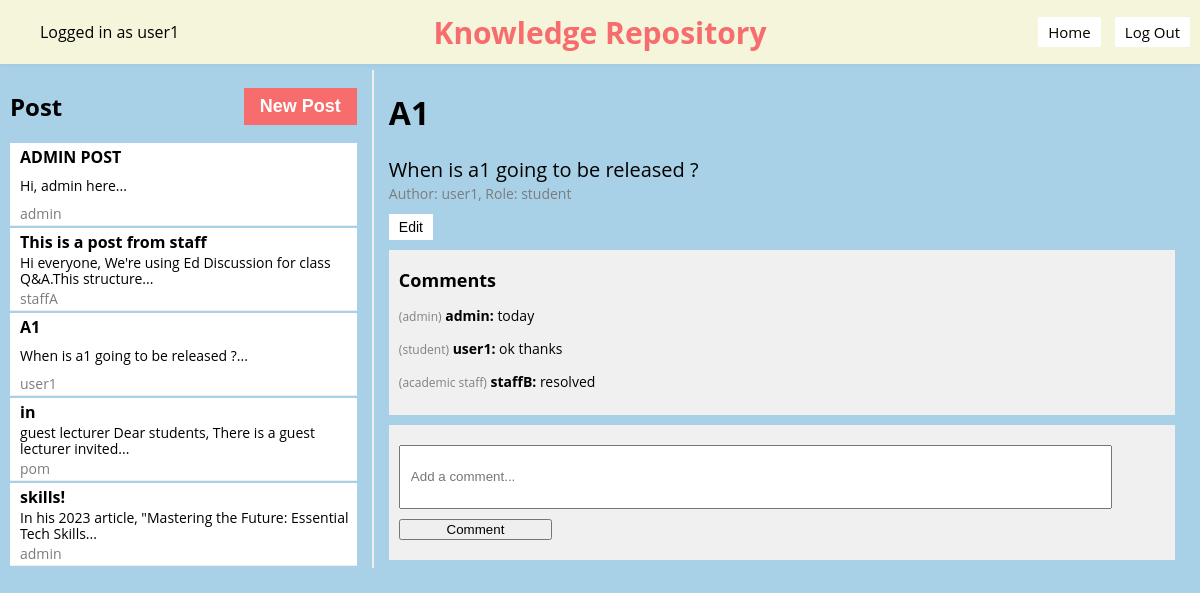
Page /knowledge-repository/3 (signed in) on the committed database.
### models.py (models this page shows)
class Base(DeclarativeBase):
    pass

class Article(Base):
    __tablename__ = "article"
    id: Mapped[int] = mapped_column(Integer, primary_key=True)
    title: Mapped[str] = mapped_column(String(100), nullable=False)
    content: Mapped[str] = mapped_column(Text, nullable=False)
    author_id: Mapped[int] = mapped_column(Integer, ForeignKey('user.username'), nullable=False)
    comments = relationship('Comment', backref='article', lazy='dynamic')
    user = relationship("User", foreign_keys=[author_id])

class Comment(Base):
    __tablename__ = "comment"
    id: Mapped[int] = mapped_column(Integer, primary_key=True)
    content: Mapped[str] = mapped_column(Text, nullable=False)
    article_id: Mapped[int] = mapped_column(Integer, ForeignKey('article.id'), nullable=False)
    author_id: Mapped[int] = mapped_column(Integer, ForeignKey('user.username'), nullable=False)
    author_role: Mapped[RoleType] = mapped_column(Enum(RoleType), nullable=False)
    user = relationship("User", foreign_keys=[author_id])

### app.py (the view)
@app.route("/knowledge-repository", defaults={'article_id': None})
@app.route("/knowledge-repository/<int:article_id>")
def knowledge_repository(article_id):
    username = session.get("username")
    if username is None:
        return redirect(url_for('login'))  # Redirect to login page
    articles = db.get_all_articles()
    selected_article = db.get_article(article_id) if article_id else None
    user = db.get_user(username)
    user_role = user.role.name if hasattr(user.role, 'name') else str(user.role)
    if selected_article:
        comments = db.get_comments(selected_article.id)
    else:
        comments = []
    if selected_article != None:
        author_role = db.get_user_role(selected_article.author_id)
    else:
        author_role = "student"
    return render_template('knowledge_repository.jinja', username=username, articles=articles, selected_article=selected_article, author_role=author_role, user_role=user_role, comments=comments)

### app.py (called while the page is built)
def csp_policy_string(policy_dict):
    return "; ".join([f"{key} {' '.join(val) if isinstance(val, list) else val}" for key, val in policy_dict.items()])

@app.after_request
def apply_csp(response):
    policy = {
    "default-src": "'self'",
    "script-src": [
        "'self'",
        "https://cdnjs.cloudflare.com",  # Allow scripts from CDN for Crypto-JS
        "https://cdn.jsdelivr.net",
        "'unsafe-inline'"
    ],
    "style-src": "'self' 'unsafe-inline'",  # Allows inline styles;
    "img-src": "'self'",
    "connect-src": "'self'",  # Restricts the URLs which can be loaded using script interfaces
    "font-src": "'self'",  # Fonts loading
    "object-src": "'none'",  # Prevents object, embed, and applet elements from rendering
    "frame-ancestors": "'none'"  # Protects against clickjacking
}
    response.headers['Content-Security-Policy'] = csp_policy_string(policy)
    return response

### db.py (called while the page is built)
def get_user(username: str):
    with Session(engine) as session:
        return session.get(User, username)

def get_all_articles():
    with Session(engine) as session:
        articles = session.query(Article).all()
        return articles

def get_article(article_id):
    with Session(engine) as session:
        return session.query(Article).filter(Article.id == article_id).first()

def get_comments(article_id):
    with Session(engine) as session:
        return session.query(Comment).filter(Comment.article_id == article_id).all()

def get_user_role(username):
    with Session(engine) as session:
        user = session.query(User).filter(User.username == username).first()
        if user:
            return user.role.value
        else:
            return None  # Return None if the user is not found

### templates/knowledge_repository.jinja (shortened to what this page needs)
{% extends 'base.jinja' %}
{% block content %}
<nav style="padding: 2px 0; overflow: auto;">
    <div style="float: left;">
        <ul>
            <li class="username" style="display: inline-block;">Logged in as {{ username }}</li>
        </ul>
    </div>
        <div style="text-align: center; position: absolute; left: 50%; transform: translateX(-50%);">
        <h1 style="margin: 0; font-size: 30px; color: #F76C6c; ">Knowledge Repository</h1>
    </div>
    <div style="float: right;">
        <ul>
            <li style="display: inline-block;"><button onclick="location.href='{{ url_for('home') }}'">Home</button></li>
            <button onclick="confirmLogout()">Log Out</button>
        </ul>
    </div>
</nav>
<div class="container">
    <div class="sidebar">
        <div class="sidebar-header">
            <h2>Post</h2>
            <button class="new-article" id="newArticleBtn">New Post</button>
        </div>
        {% for article in articles %}
            <div class="article-preview" onclick="location.href='{{ url_for('knowledge_repository', article_id=article.id) }}'">
                <h3 id="sidebar-title-{{ article.id }}">{{ article.title }}</h3>
                <p id="sidebar-content-{{ article.id }}" style="font-size: 14px; color: black; margin: 1px 0;">{{ article.content.split()[:10]|join(' ') }}...</p>
                <p style="font-size: 14px; color: rgb(124, 124, 124);margin: 1px 0;">{{ article.author_id }}</p>
            </div>
        {% endfor %}
        </div>
        <div class="main-content">
            {% if selected_article %}
            <h1 id="article-title-{{ selected_article.id }}">{{ selected_article.title }}</h1>
            <p id="article-content-{{ selected_article.id }}" style="font-size: 20px; color: black; ; margin: 1px 0;">{{ selected_article.content }}</p>
            <p style="font-size: 14px; color: rgb(124, 124, 124); ; margin: 1px 0;">Author: {{ selected_article.author_id }}, Role: {{ author_role }}</p>
            {% if username == selected_article.author_id or user_role == 'ADMIN' or user_role == 'ACADEMIC' or user_role == 'ADMINISTRATIVE' %}
                <button class="button" id="edit-button-{{ selected_article.id }}" onclick="enableEditing({{ selected_article.id }})">Edit</button>
            {% endif %}
            <div class="comments">
            <h3>Comments</h3>
            {% for comment in comments %}
                <div class="comment">
                    <p>
                    <span class="comment-role">({{ comment.author_role.value }})</span>
                    <span class="comment-author">{{ comment.author_id }}:</span>
                    <span class="comment-content">{{ comment.content }}</span>
                    </p>
                </div>
                {% else %}
                <p>No comments yet.</p>
                {% endfor %}
            </div>
            <div class="comments">
                <form id="comment-form" data-article-id="{{ selected_article.id }}">
                    <input type="text" name="content" placeholder="Add a comment..." required>
                    <button type="submit">Comment</button>
                </form>
            </div>
            {% endif %}
        </div>
    </div>
{% endblock %}

### templates/knowledge_repository.jinja (style rules this page uses)
html, body { margin: 0; padding: 0; width: 100%; height: 100%; display: flex; flex-direction: column; font-family: 'Open Sans', sans-serif; background-color: #A8D0E6; }
nav { position: absolute; width: 100%; height: 60px; background-color: beige; display: flex; justify-content: space-between; align-items: center; padding: 0 20px; box-shadow: 0 2px 4px rgba(0, 0, 0, 0.03); overflow: hidden; }
h2 { font-family: 'Open Sans', sans-serif; }
h3 { font-family: 'Open Sans', sans-serif; color: black; font-size: 18px; margin: 8px 0; }
p { font-family: 'Open Sans', sans-serif; color: black; font-size: 14px; }
.container { margin-top: 60px; display: flex; justify-content: space-between; padding: 10px; }
.sidebar { overflow: auto; width: 30%; border-right: 2px solid #eee; padding-right: 15px; }
.sidebar-header { display: flex; align-items: center; justify-content: space-between; }
.article-preview { cursor: pointer; padding: 1px; border-bottom: 1px solid #eee; height: 80px; display: flex; flex-direction: column; justify-content: space-between; overflow: hidden; background: #fff; margin-bottom: 2px; padding-left: 5px; }
.article-preview h3 { margin-top: 2px; font-size: 16px; overflow: hidden; text-overflow: ellipsis; margin-bottom: 0px; white-space: nowrap; padding-left: 5px; }
.article-preview p { margin-top: 0px; line-height: 1.2; font-size: 14px; cursor: pointer; border-bottom: 0px solid #eee; overflow: hidden; text-overflow: ellipsis; padding-left: 5px; padding-right: 5px; }
.main-content { width: 68%; padding-left: 15px; padding-right: 15px; }
.comments { margin-top: 10px; background-color: #f0f0f0; padding: 10px; overflow-y: auto; // Enable vertical scrolling }
.comment { margin-bottom: 10px; }
nav button { font-family: 'Open Sans', sans-serif; padding: 5px 10px; background-color: white; color: black; border: none; border-radius: 2px; cursor: pointer; text-align: center; text-decoration: none; display: inline-block; margin-right: 10px; font-size: 15px; transition: background-color 0.3s, color 0.3s; }
.new-article { padding: 8px 16px; background-color: #F76C6c; color: white; border: none; cursor: pointer; font-size: 18px; font-weight: bold; transition: background-color 0.2s; }
form { width: 100%; display: flex; flex-direction: column; align-items: left; }
form input[type="text"] { margin-top: 10px; width: 90%; padding: 10px; height: 40px; }
form button { margin-top: 10px; margin-bottom: 10px; width: 20%; }
.button { margin-top: 10px; padding: 5px 10px; background-color: white; color: black; border: none; cursor: pointer; font-size: 14px; transition: background-color 0.3s, box-shadow 0.3s; }
.comment p { font-size: 14px; color: black; }
.comment .comment-role { font-size: 12px; color: grey; }
.comment .comment-author { font-size: 14px; font-weight: bold; }
.comment .comment-content { font-size: 14px; }

### rows in the picture
Article: title "ADMIN POST", content.split "Hi, admin here", author_id "admin"
Article: title "This is a post from staff", content.split "Hi everyone, We're using Ed Discussion for class Q&A.This structure", author_id "staffA"
Article: title "A1", content.split "When is a1 going to be released ?", author_id "user1", content "When is a1 going to be released ?"
Article: title "in", content.split "guest lecturer Dear students, There is a guest lecturer invited", author_id "pom"
Article: title "skills!", content.split "In his 2023 article, \"Mastering the Future: Essential Tech Skills", author_id "admin"
Comment: author_role.value "admin", author_id "admin", content "today"
Comment: author_role.value "student", author_id "user1", content "ok thanks"
Comment: author_role.value "academic staff", author_id "staffB", content "resolved"

### other values in the picture
{{ username }} "user1"
{{ author_role }} "student"
